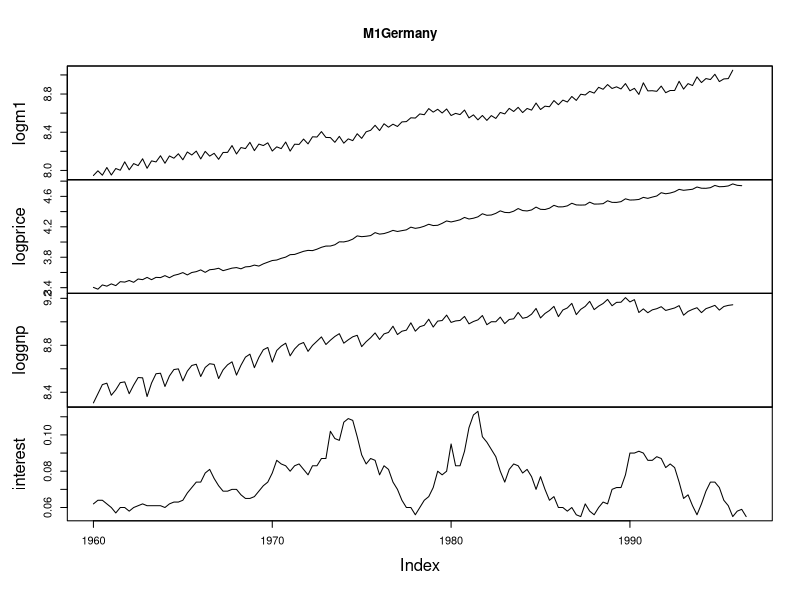

This chart was generated by the following R code:
## ---- chunk 1
library(dynlm)
#Duomenys:
M1Germany
## ---- chunk 2
plot(M1Germany)
## ---- chunk 3
# Kuriame modelius
a<-dynlm((logm1)~L(logprice,3)+(L(loggnp, 2))+(L(interest,2)) , data = M1Germany, start = c(1960, 1), end= c(1996,3 )) 
b<-dynlm((logm1)~L(logprice,1)+(L(interest,3)) , data = M1Germany, start = c(1960, 1), end= c(1996,3 )) 
c<-dynlm((logm1)~L(logprice,3)+(L(loggnp, 2))+(L(interest,2)) , data = M1Germany, start = c(1960, 1), end= c(1996,3 ))
d<-dynlm((logm1)~L(logprice,5)+(L(interest,5)) , data = M1Germany, start = c(1960, 1), end= c(1996,3 )) 
e<-dynlm((logm1)~L(logprice,2)+(L(interest,1)) , data = M1Germany, start = c(1960, 1), end= c(1996,3 )) 
f<-dynlm((logm1)~L(logprice,1)+(L(interest,1)) , data = M1Germany, start = c(1960, 1), end= c(1996,3 )) 


#Paziūrėsime modelių apibendirimą.
summary(a)
summary(b)
summary(c)
summary(d)
summary(e)
summary(f)
#Patome kad visi kintamieji reikšmingi.

#Lyginsime modelius pagal AIC krijerijų.
AIC(a)
AIC(b)
AIC(c)
AIC(d)
AIC(e)
AIC(f)
